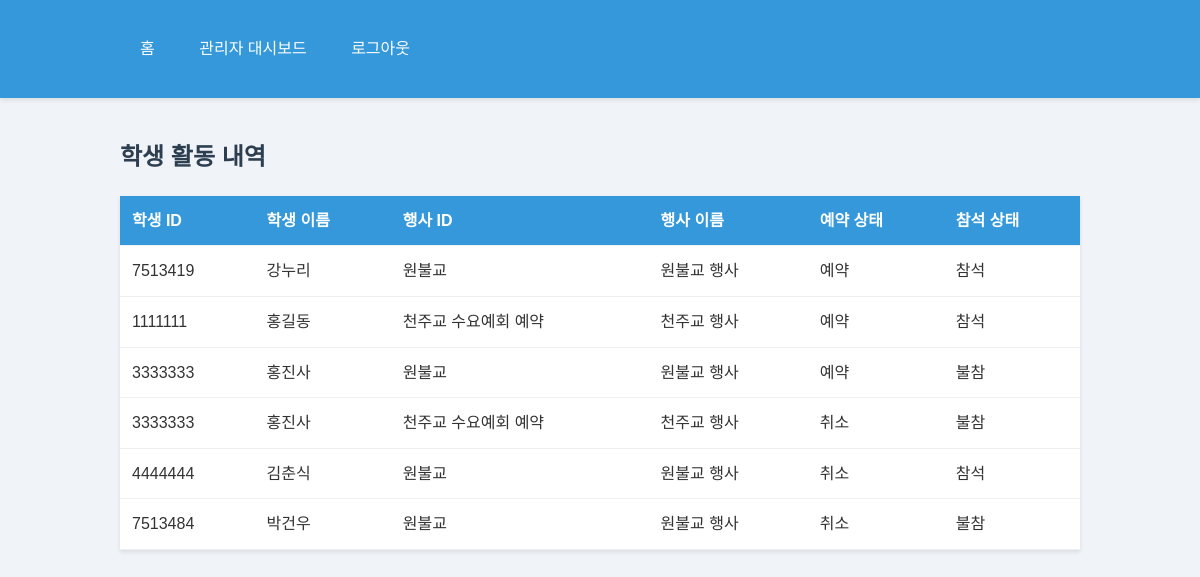
The app's page /admin-student-activities/ (signed in) with its own data.
### main/models.py (models this page shows, shortened)
class EventAttendance(models.Model):
    RESERVATION_CHOICES = [
        ('예약', '예약'),
        ('취소', '취소'),
    ]
    ATTENDANCE_CHOICES = [
        ('불참', '불참'),
        ('참석', '참석'),
    ]
    student = models.ForeignKey(Student, on_delete=models.CASCADE)
    event = models.ForeignKey(ReligiousEvent, on_delete=models.CASCADE)
    reservation = models.CharField(max_length=10, choices=RESERVATION_CHOICES, default='예약')
    attendance = models.CharField(max_length=10, choices=ATTENDANCE_CHOICES, default='불참')
    note = models.CharField(max_length=200, blank=True)
    class Meta:
        unique_together = ('student', 'event')

class Student(models.Model):
    student_id = models.CharField(max_length=7, primary_key=True)
    password = models.CharField(max_length=128)  # 해시된 비밀번호를 저장하기 위해 길이를 늘립니다
    grade = models.CharField(max_length=2)
    company = models.CharField(max_length=1)
    name = models.CharField(max_length=10)
    contact = models.CharField(max_length=12, blank=True)
    note = models.CharField(max_length=200, blank=True)
    class Meta:
        db_table = 'student'  # 기존 테이블 이름을 유지하려면 이 줄을 추가하세요

class ReligiousEvent(models.Model):
    RELIGION_CHOICES = [
        ('원불교', '원불교'),
        ('천주교', '천주교'),
        ('기독교', '기독교'),
        ('불교', '불교'),
    ]
    STATUS_CHOICES = [
        ('예약', '예약'),
        ('종료', '종료'),
        ('취소', '취소'),
    ]
    event_id = models.CharField(max_length=20, primary_key=True)
    date = models.CharField(max_length=10)
    religion = models.CharField(max_length=20, choices=RELIGION_CHOICES)
    status = models.CharField(max_length=10, choices=STATUS_CHOICES, default='예약')
    reserved_count = models.IntegerField(null=True, blank=True)
    attended_count = models.IntegerField(null=True, blank=True)
    note = models.CharField(max_length=200, blank=True)
    name = models.CharField(max_length=100, default='')

### main/views.py (the view)
# urls.py: path('admin-student-activities/', views.admin_student_activities, name='admin_student_activities'),
@admin_login_required
def admin_student_activities(request):
    attendances = EventAttendance.objects.select_related('student', 'event').all()
    return render(request, 'admin_student_activities.html', {'attendances': attendances})

### main/views.py (called while the page is built)
def admin_login_required(view_func):
    @wraps(view_func)
    def wrapper(request, *args, **kwargs):
        if not request.user.is_authenticated or not isinstance(request.user, MyAdmin):
            messages.error(request, '관리자 로그인이 필요합니다.')
            return redirect('admin_login')
        return view_func(request, *args, **kwargs)
    return wrapper

### templates/admin_student_activities.html
{% extends 'base.html' %}
{% block content %}
<h2>학생 활동 내역</h2>
<table>
    <thead>
        <tr>
            <th>학생 ID</th>
            <th>학생 이름</th>
            <th>행사 ID</th>
            <th>행사 이름</th>
            <th>예약 상태</th>
            <th>참석 상태</th>
        </tr>
    </thead>
    <tbody>
        {% for attendance in attendances %}
        <tr>
            <td>{{ attendance.student.student_id }}</td>
            <td>{{ attendance.student.name }}</td>
            <td>{{ attendance.event.event_id }}</td>
            <td>{{ attendance.event.religion }} 행사</td>
            <td>{{ attendance.get_reservation_display }}</td>
            <td>{{ attendance.get_attendance_display }}</td>
        </tr>
        {% endfor %}
    </tbody>
</table>
{% endblock %}

### static/css/style.css (style rules this page uses)
body { font-family: 'Noto Sans KR', sans-serif; line-height: 1.6; margin: 0; padding: 0; background-color: #f0f4f8; color: #333; }
h1, h2, h3 { color: #2c3e50; }
table { width: 100%; border-collapse: collapse; margin-bottom: 2rem; background-color: #ffffff; box-shadow: 0 2px 4px rgba(0,0,0,0.1); }
th, td { padding: 12px; text-align: left; border-bottom: 1px solid #ecf0f1; }
th { background-color: #3498db; color: #ffffff; }

### records on screen
EventAttendance: student.student_id "7513419", student.name "강누리", event.event_id "원불교", event.religion "원불교", reservation "예약", attendance "참석"
EventAttendance: student.student_id "1111111", student.name "홍길동", event.event_id "천주교 수요예회 예약", event.religion "천주교", reservation "예약", attendance "참석"
EventAttendance: student.student_id "3333333", student.name "홍진사", event.event_id "원불교", event.religion "원불교", reservation "예약", attendance "불참"
EventAttendance: student.student_id "3333333", student.name "홍진사", event.event_id "천주교 수요예회 예약", event.religion "천주교", reservation "취소", attendance "불참"
EventAttendance: student.student_id "4444444", student.name "김춘식", event.event_id "원불교", event.religion "원불교", reservation "취소", attendance "참석"
EventAttendance: student.student_id "7513484", student.name "박건우", event.event_id "원불교", event.religion "원불교", reservation "취소", attendance "불참"
